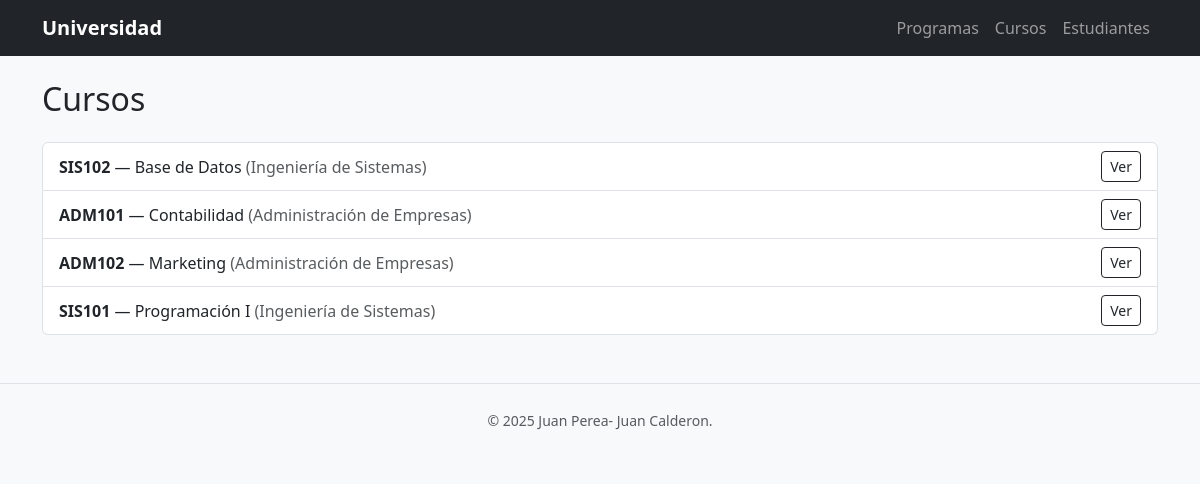
Screenshot of /cursos/ with the database file from the repository.
### academia/models.py (models this page shows, shortened)
class Curso(models.Model):
    nombre = models.CharField(max_length=100)
    codigo = models.CharField(max_length=20, unique=True)
    programa = models.ForeignKey(Programa, on_delete=models.CASCADE, related_name="cursos")

class Programa(models.Model):
    nombre = models.CharField(max_length=100)
    descripcion = models.TextField()

### academia/views.py (the view)
# urls.py: path("cursos/", views.lista_cursos, name="lista_cursos"),
def lista_cursos(request):
    cursos = Curso.objects.all().order_by("nombre")
    return render(request, "academia/lista_cursos.html", {"cursos": cursos})

### academia/templates/academia/lista_cursos.html (shortened to what this page needs)
{% extends "academia/base.html" %}
{% block content %}
    <h2 class="mb-4">Cursos</h2>
    <ul class="list-group">
        {% for curso in cursos %}
            <li class="list-group-item d-flex justify-content-between align-items-center">
                <span><strong>{{ curso.codigo }}</strong> — {{ curso.nombre }} <span class="text-muted">({{ curso.programa.nombre }})</span></span>
                <a href="{% url 'academia:detalle_curso' curso.pk %}" class="btn btn-sm btn-outline-dark">Ver</a>
            </li>
        {% empty %}
            <li class="list-group-item text-muted">No hay cursos registrados.</li>
        {% endfor %}
    </ul>
{% endblock %}

### academia/templates/academia/base.html (shortened to what this page needs)
{% load static %}
<!DOCTYPE html>
<html lang="es">
<head>
    <link href="https://cdn.jsdelivr.net/npm/bootstrap@5.3.0/dist/css/bootstrap.min.css" rel="stylesheet">
</head>
<body class="bg-light">
    <nav class="navbar navbar-expand-lg navbar-dark bg-dark">
        <div class="container">
            <a class="navbar-brand fw-bold" href="{% url 'academia:home' %}"> Universidad</a>
            <div class="navbar-nav ms-auto">
                <a class="nav-link" href="{% url 'academia:lista_programas' %}">Programas</a>
                <a class="nav-link" href="{% url 'academia:lista_cursos' %}">Cursos</a>
                <a class="nav-link" href="{% url 'academia:lista_estudiantes' %}">Estudiantes</a>
            </div>
        </div>
    </nav>
    <main class="container my-4">
        {% block content %}{% endblock %}
    </main>
    <footer class="text-center text-muted py-4 border-top mt-5">
        <small>&copy; 2025 Juan Perea- Juan Calderon.</small>
    </footer>
</body>
</html>

### rows the page displays
Curso: codigo "SIS102", nombre "Base de Datos", programa.nombre "Ingeniería de Sistemas"
Curso: codigo "ADM101", nombre "Contabilidad", programa.nombre "Administración de Empresas"
Curso: codigo "ADM102", nombre "Marketing", programa.nombre "Administración de Empresas"
Curso: codigo "SIS101", nombre "Programación I", programa.nombre "Ingeniería de Sistemas"
